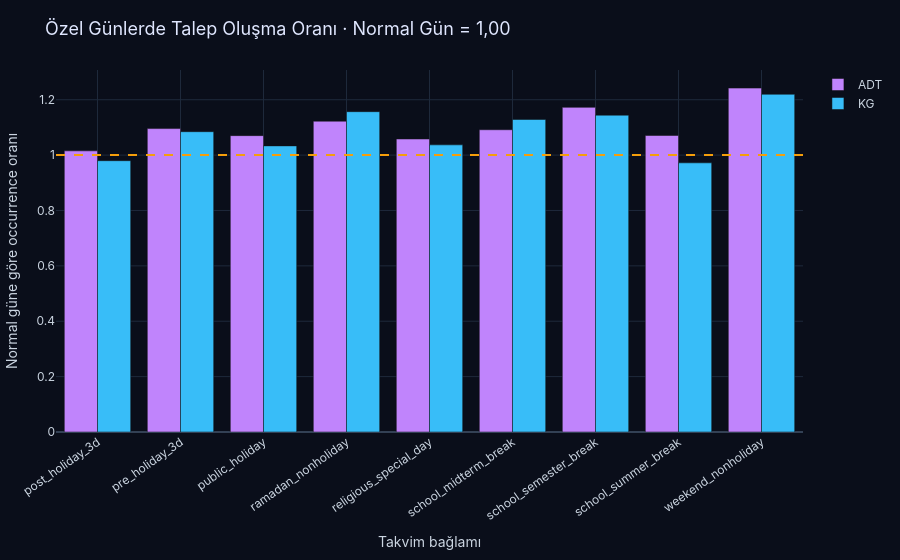

The code cell stored with this chart in its notebook:
### Markdown cell above
### 31 · Özel takvim occurrence etkisinin çizilmesi

Aşağıdaki kod hücresi yalnızca bu adımı gerçekleştirir.

### Code cell
calendar_plot_data = calendar_impact.loc[
    ~calendar_impact["calendar_context"].eq("ordinary_day")
].copy()
fig = px.bar(
    calendar_plot_data,
    x="calendar_context",
    y="positive_rate_ratio_vs_ordinary",
    color="unit",
    barmode="group",
    color_discrete_map={"KG": "#38bdf8", "ADT": "#c084fc"},
    labels={
        "calendar_context": "Takvim bağlamı",
        "positive_rate_ratio_vs_ordinary": "Normal güne göre occurrence oranı",
        "unit": "Birim",
    },
)
fig.add_hline(y=1.0, line_dash="dash", line_color="#f59e0b")
fig = dark_plot(fig, "Özel Günlerde Talep Oluşma Oranı · Normal Gün = 1,00")
fig.update_xaxes(tickangle=-35)
fig.show()

### Figure 1 — Plotly figure (JSON) as saved in the notebook; plotly's stock layout.template omitted (floating-point values rounded to 4 significant figures)
{"data": [{"alignmentgroup": "True", "hovertemplate": "Birim=ADT<br>Takvim bağlamı=%{x}<br>Normal güne göre occurrence oranı=%{y}<extra></extra>", "legendgroup": "ADT", "marker": {"color": "#c084fc", "pattern": {"shape": ""}}, "name": "ADT", "offsetgroup": "ADT", "orientation": "v", "showlegend": true, "textposition": "auto", "type": "bar", "x": ["post_holiday_3d", "pre_holiday_3d", "public_holiday", "ramadan_nonholiday", "religious_special_day", "school_midterm_break", "school_semester_break", "school_summer_break", "weekend_nonholiday"], "xaxis": "x", "y": [1.015, 1.096, 1.07, 1.122, 1.058, 1.092, 1.172, 1.071, 1.242], "yaxis": "y"}, {"alignmentgroup": "True", "hovertemplate": "Birim=KG<br>Takvim bağlamı=%{x}<br>Normal güne göre occurrence oranı=%{y}<extra></extra>", "legendgroup": "KG", "marker": {"color": "#38bdf8", "pattern": {"shape": ""}}, "name": "KG", "offsetgroup": "KG", "orientation": "v", "showlegend": true, "textposition": "auto", "type": "bar", "x": ["post_holiday_3d", "pre_holiday_3d", "public_holiday", "ramadan_nonholiday", "religious_special_day", "school_midterm_break", "school_semester_break", "school_summer_break", "weekend_nonholiday"], "xaxis": "x", "y": [0.9798, 1.085, 1.033, 1.157, 1.037, 1.129, 1.144, 0.972, 1.22], "yaxis": "y"}], "layout": {"barmode": "group", "font": {"color": "#cbd5e1", "family": "Inter, Segoe UI, sans-serif"}, "legend": {"title": {"text": ""}, "tracegroupgap": 0}, "margin": {"b": 55, "l": 55, "r": 30, "t": 70}, "paper_bgcolor": "#0a0e1a", "plot_bgcolor": "#0a0e1a", "shapes": [{"line": {"color": "#f59e0b", "dash": "dash"}, "type": "line", "x0": 0, "x1": 1, "xref": "x domain", "y0": 1, "y1": 1, "yref": "y"}], "title": {"font": {"color": "#e0e7ff", "size": 18}, "text": "Özel Günlerde Talep Oluşma Oranı · Normal Gün = 1,00"}, "xaxis": {"anchor": "y", "domain": [0, 1], "gridcolor": "#1e293b", "tickangle": -35, "title": {"text": "Takvim bağlamı"}, "zerolinecolor": "#334155"}, "yaxis": {"anchor": "x", "domain": [0, 1], "gridcolor": "#1e293b", "title": {"text": "Normal güne göre occurrence oranı"}, "zerolinecolor": "#334155"}}}
